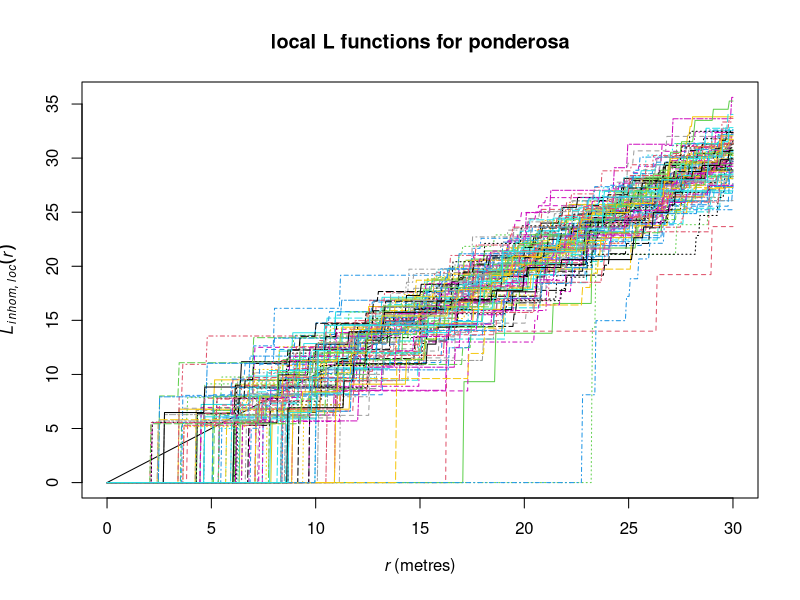
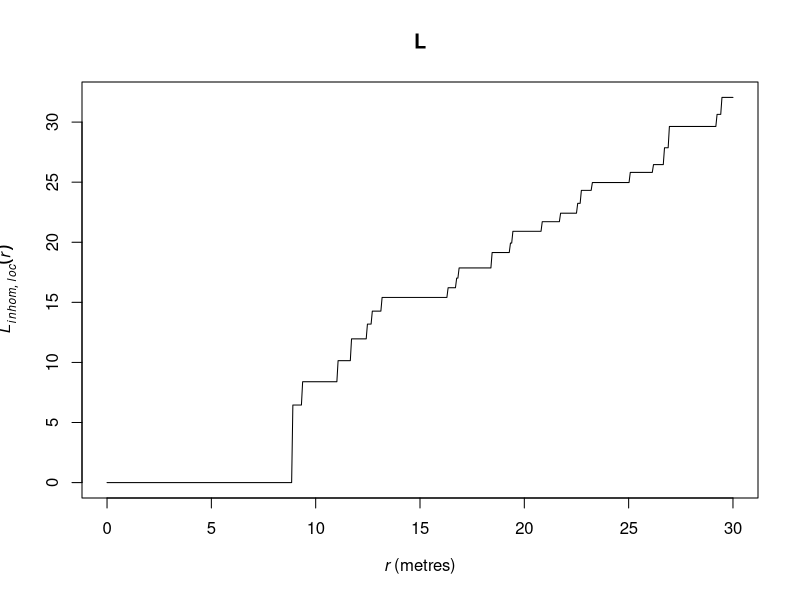

These charts were generated, in order, by the following R code:
library(spatstat)


### Name: localKinhom
### Title: Inhomogeneous Neighbourhood Density Function
### Aliases: localKinhom localLinhom
### Keywords: spatial nonparametric

### ** Examples

  data(ponderosa)
  X <- ponderosa

  # compute all the local L functions
  L <- localLinhom(X)

  # plot all the local L functions against r
  plot(L, main="local L functions for ponderosa", legend=FALSE)

  # plot only the local L function for point number 7
  plot(L, iso007 ~ r)
  
  # compute the values of L(r) for r = 12 metres
  L12 <- localL(X, rvalue=12)
